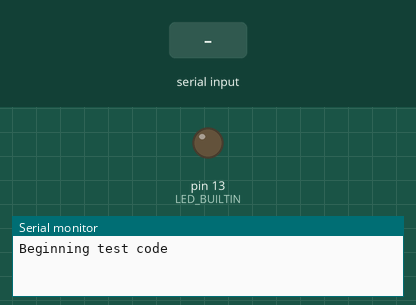
The sketch below on a simulated Arduino Mega 2560, built with avr-gcc and run on an emulated ATmega2560. Parts: output pins drawn as LEDs (lit = HIGH), the last lines printed to the serial monitor. The test bench sets the inputs (shaded band).

Above: at 1.2 s.
1.3 s: "1" received over the second serial link
2.8 s: "0" received over the second serial link
At 3.2 s:
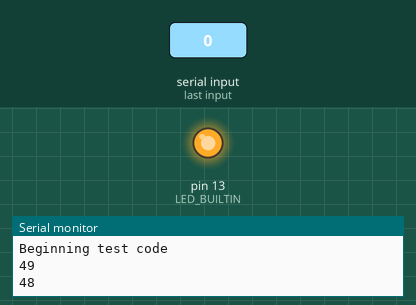
4.3 s: "2" received over the second serial link
At 5.6 s:
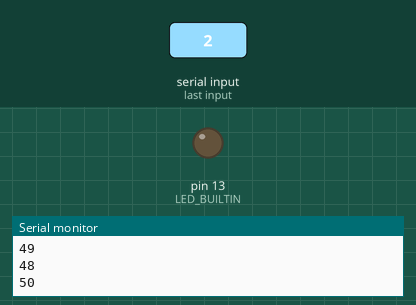
Timing chart, 0 to 7.3 s (numbered marks = the images above; inputs shaded):
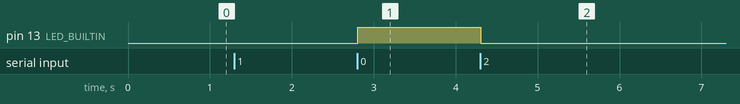

Measured:
- after the input at 2.8 s, pin 13 (LED_BUILTIN): LOW → HIGH at once
- after the input at 4.3 s, pin 13 (LED_BUILTIN): HIGH → LOW at once

The sketch:

LEDTest.ino
```cpp
#define U    1
#define UR   2
#define R    4
#define DR   8
#define D   16
#define DL  32
#define L   64
#define UL 128


int receivedByte = 0;
bool led_state = LOW;

void setup() {
  pinMode(LED_BUILTIN, OUTPUT);
  Serial.begin(9600);
  Serial.println("Beginning test code");
  Serial1.begin(57600);
}

void loop() {
  while (Serial1.available()) {
    receivedByte = (int)Serial1.read();
    Serial.println(receivedByte);
    digitalWrite(LED_BUILTIN, led_state);
    led_state = !led_state;
  }

  digitalWrite(6,LOW);
  digitalWrite(7,LOW);
  digitalWrite(8,LOW);
  digitalWrite(9,LOW);
  digitalWrite(10,LOW);
  digitalWrite(11,LOW);
  digitalWrite(12,LOW);
  digitalWrite(5,LOW);
  switch(receivedByte){
    // do stuff based on received byte
    case U:
      digitalWrite(6,HIGH);
      break;
    case UR:
      digitalWrite(7,HIGH);
      break;
    case R:
      digitalWrite(8,HIGH);
      break;
    case DR:
      digitalWrite(9,HIGH);
      break;
    case D:
      digitalWrite(10,HIGH);
      break;
    case DL:
      digitalWrite(11,HIGH);
      break;
    case L:
      digitalWrite(12,HIGH);
      break;
    case UL:
      digitalWrite(5,HIGH);
      break;
    default:
      break;
  }
  delay(100);


}

/*
  SerialEvent occurs whenever a new data comes in the hardware serial RX. This
  routine is run between each time loop() runs, so using delay inside loop can
  delay response. Multiple bytes of data may be available.
*/

//void serialEvent1() {
//  while (Serial1.available()) {
//    receivedByte = (int)Serial1.read();
//    Serial.println(receivedByte);
//    digitalWrite(LED_BUILTIN, led_state);
//    led_state = !led_state;
//  }
//}
```
